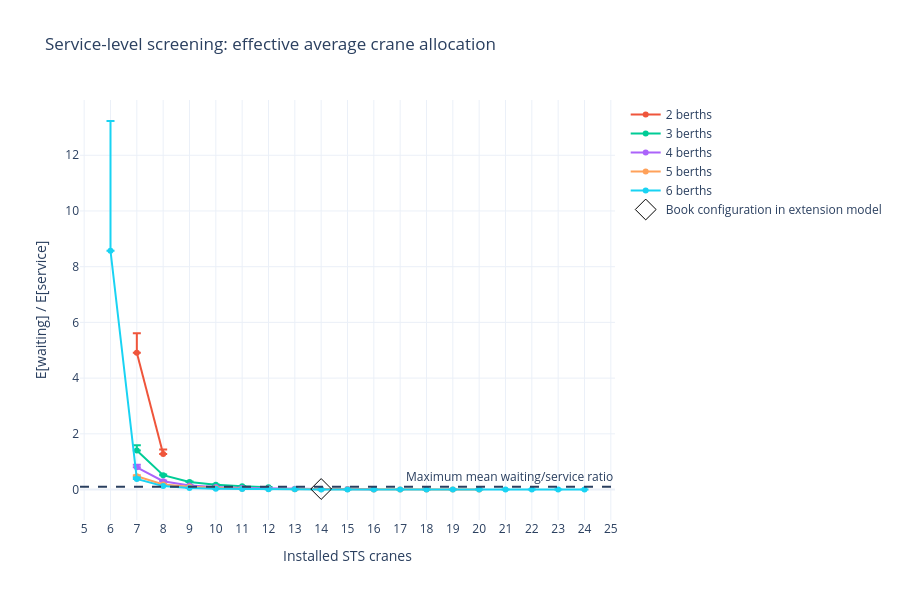
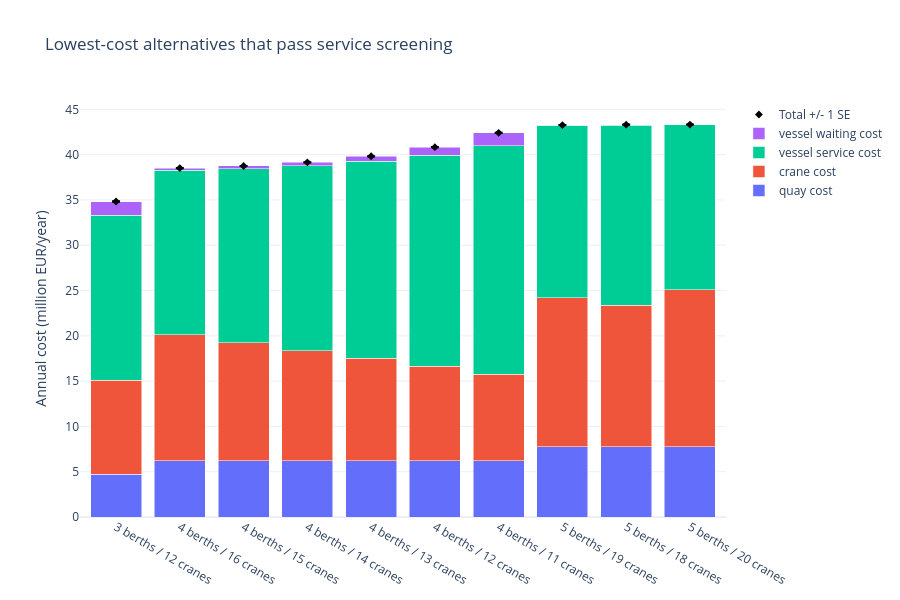

Notebook source saved alongside these figures, in order:
### Markdown cell above
## 6. Visualise the trade-off

First compare waiting/service factors with the 10% limit (or your edited target). Error bars extend upward to the one-sided screening bound. The reference 4/14 configuration is identified separately; it uses the **extension** occupancy here. The second chart shows the cost composition of the ten cheapest qualifying designs, with one-standard-error bars on total cost.

A low occupancy alone is not the objective. The chosen design must deliver acceptable service and balance quay, crane and vessel costs.

### Code cell
service_fig = go.Figure()
for n in berth_candidates:
    measured = designs.xs(n, level='berths')
    measured = measured[measured['stable']]
    service_fig.add_scatter(x=measured.index, y=measured['waiting factor'], mode='lines+markers',
                            name=f'{n} berths', error_y=dict(type='data', symmetric=False,
                            array=critical_value * measured['factor standard error'], arrayminus=np.zeros(len(measured))))
service_fig.add_hline(y=max_waiting_factor, line_dash='dash', annotation_text='Maximum mean waiting/service ratio')
if (4, 14) in designs.index and designs.loc[(4, 14), 'stable']:
    service_fig.add_scatter(x=[14], y=[designs.loc[(4, 14), 'waiting factor']], mode='markers',
                            marker=dict(symbol='diamond-open', size=16, color='black'), name='Book configuration in extension model')
service_fig.update_layout(title='Service-level screening: effective average crane allocation',
                          xaxis=dict(title='Installed STS cranes', dtick=1), yaxis_title='E[waiting] / E[service]',
                          template='plotly_white', height=600)
service_fig.show()

top = shortlist.head(10)
labels = [f'{n} berths / {k} cranes' for n, k in top.index]
cost_fig = go.Figure()
for column in cost_columns:
    cost_fig.add_bar(x=labels, y=top[column] / 1e6, name=column.replace(' (EUR/year)', ''))
cost_fig.add_scatter(x=labels, y=top['total cost (EUR/year)'] / 1e6, mode='markers',
                     marker=dict(color='black', symbol='diamond'), name='Total +/- 1 SE',
                     error_y=dict(type='data', array=top['cost standard error (EUR/year)'] / 1e6))
cost_fig.update_layout(title='Lowest-cost alternatives that pass service screening', barmode='stack',
                       yaxis_title='Annual cost (million EUR/year)', template='plotly_white', height=600)
cost_fig.show()

### Figure 1 — Plotly figure (JSON) as saved in the notebook; plotly's stock layout.template omitted (floating-point values rounded to 4 significant figures)
{"data": [{"error_y": {"array": [], "arrayminus": [], "symmetric": false, "type": "data"}, "mode": "lines+markers", "name": "1 berths", "type": "scatter", "x": [], "y": []}, {"error_y": {"array": [0.7045, 0.1646], "arrayminus": [0.0, 0.0], "symmetric": false, "type": "data"}, "mode": "lines+markers", "name": "2 berths", "type": "scatter", "x": [7, 8], "y": [4.907, 1.276]}, {"error_y": {"array": [0.1844, 0.02052, 0.01523, 0.004915, 0.005031, 0.003885], "arrayminus": [0.0, 0.0, 0.0, 0.0, 0.0, 0.0], "symmetric": false, "type": "data"}, "mode": "lines+markers", "name": "3 berths", "type": "scatter", "x": [7, 8, 9, 10, 11, 12], "y": [1.403, 0.5161, 0.2701, 0.1754, 0.1173, 0.0829]}, {"error_y": {"array": [0.09042, 0.02787, 0.01359, 0.004407, 0.001977, 0.001332, 0.001766, 0.001735, 0.0009791, 0.0007955], "arrayminus": [0.0, 0.0, 0.0, 0.0, 0.0, 0.0, 0.0, 0.0, 0.0, 0.0], "symmetric": false, "type": "data"}, "mode": "lines+markers", "name": "4 berths", "type": "scatter", "x": [7, 8, 9, 10, 11, 12, 13, 14, 15, 16], "y": [0.7958, 0.2989, 0.1467, 0.08758, 0.05755, 0.03712, 0.02621, 0.01903, 0.01489, 0.01139]}, {"error_y": {"array": [0.03798, 0.01464, 0.003179, 0.002557, 0.003243, 0.001117, 0.001625, 0.001556, 0.0005308, 0.0006204, 0.0003215, 0.0002731, 0.0004404, 0.000288], "arrayminus": [0.0, 0.0, 0.0, 0.0, 0.0, 0.0, 0.0, 0.0, 0.0, 0.0, 0.0, 0.0, 0.0, 0.0], "symmetric": false, "type": "data"}, "mode": "lines+markers", "name": "5 berths", "type": "scatter", "x": [7, 8, 9, 10, 11, 12, 13, 14, 15, 16, 17, 18, 19, 20], "y": [0.4789, 0.183, 0.09603, 0.05253, 0.0304, 0.01868, 0.01283, 0.009373, 0.006572, 0.004764, 0.003191, 0.002445, 0.001929, 0.001409]}, {"error_y": {"array": [4.658, 0.0563, 0.007749, 0.003298, 0.001697, 0.002873, 0.0008333, 0.000486, 0.0005216, 0.0002246, 8.632e-05, 0.0001411, 0.0001363, 0.0001952, 0.0001234, 8.976e-05, 8.086e-05, 6.864e-05, 0.0002224], "arrayminus": [0.0, 0.0, 0.0, 0.0, 0.0, 0.0, 0.0, 0.0, 0.0, 0.0, 0.0, 0.0, 0.0, 0.0, 0.0, 0.0, 0.0, 0.0, 0.0], "symmetric": false, "type": "data"}, "mode": "lines+markers", "name": "6 berths", "type": "scatter", "x": [6, 7, 8, 9, 10, 11, 12, 13, 14, 15, 16, 17, 18, 19, 20, 21, 22, 23, 24], "y": [8.572, 0.3783, 0.1224, 0.05483, 0.0304, 0.01704, 0.01041, 0.006498, 0.004151, 0.002533, 0.002032, 0.001375, 0.001061, 0.0006997, 0.00053, 0.0002943, 0.0002837, 0.0001969, 0.0002186]}, {"marker": {"color": "black", "size": 16, "symbol": "diamond-open"}, "mode": "markers", "name": "Book configuration in extension model", "type": "scatter", "x": [14], "y": [0.01903]}], "layout": {"annotations": [{"showarrow": false, "text": "Maximum mean waiting/service ratio", "x": 1, "xanchor": "right", "xref": "x domain", "y": 0.1, "yanchor": "bottom", "yref": "y"}], "height": 600, "shapes": [{"line": {"dash": "dash"}, "type": "line", "x0": 0, "x1": 1, "xref": "x domain", "y0": 0.1, "y1": 0.1, "yref": "y"}], "title": {"text": "Service-level screening: effective average crane allocation"}, "xaxis": {"dtick": 1, "title": {"text": "Installed STS cranes"}}, "yaxis": {"title": {"text": "E[waiting] / E[service]"}}}}

### Figure 2 — Plotly figure (JSON) as saved in the notebook; plotly's stock layout.template omitted (floating-point values rounded to 4 significant figures)
{"data": [{"name": "quay cost", "type": "bar", "x": ["3 berths / 12 cranes", "4 berths / 16 cranes", "4 berths / 15 cranes", "4 berths / 14 cranes", "4 berths / 13 cranes", "4 berths / 12 cranes", "4 berths / 11 cranes", "5 berths / 19 cranes", "5 berths / 18 cranes", "5 berths / 20 cranes"], "y": [4.703, 6.219, 6.219, 6.219, 6.219, 6.219, 6.219, 7.735, 7.735, 7.735]}, {"name": "crane cost", "type": "bar", "x": ["3 berths / 12 cranes", "4 berths / 16 cranes", "4 berths / 15 cranes", "4 berths / 14 cranes", "4 berths / 13 cranes", "4 berths / 12 cranes", "4 berths / 11 cranes", "5 berths / 19 cranes", "5 berths / 18 cranes", "5 berths / 20 cranes"], "y": [10.41, 13.88, 13.01, 12.15, 11.28, 10.41, 9.544, 16.48, 15.62, 17.35]}, {"name": "vessel service cost", "type": "bar", "x": ["3 berths / 12 cranes", "4 berths / 16 cranes", "4 berths / 15 cranes", "4 berths / 14 cranes", "4 berths / 13 cranes", "4 berths / 12 cranes", "4 berths / 11 cranes", "5 berths / 19 cranes", "5 berths / 18 cranes", "5 berths / 20 cranes"], "y": [18.2, 18.2, 19.23, 20.4, 21.75, 23.33, 25.19, 19.01, 19.91, 18.2]}, {"name": "vessel waiting cost", "type": "bar", "x": ["3 berths / 12 cranes", "4 berths / 16 cranes", "4 berths / 15 cranes", "4 berths / 14 cranes", "4 berths / 13 cranes", "4 berths / 12 cranes", "4 berths / 11 cranes", "5 berths / 19 cranes", "5 berths / 18 cranes", "5 berths / 20 cranes"], "y": [1.509, 0.2074, 0.2864, 0.3883, 0.5702, 0.866, 1.45, 0.03667, 0.04868, 0.02564]}, {"error_y": {"array": [0.03005, 0.006153, 0.008, 0.01504, 0.01632, 0.0132, 0.02116, 0.003558, 0.00231, 0.002228], "type": "data"}, "marker": {"color": "black", "symbol": "diamond"}, "mode": "markers", "name": "Total +/- 1 SE", "type": "scatter", "x": ["3 berths / 12 cranes", "4 berths / 16 cranes", "4 berths / 15 cranes", "4 berths / 14 cranes", "4 berths / 13 cranes", "4 berths / 12 cranes", "4 berths / 11 cranes", "5 berths / 19 cranes", "5 berths / 18 cranes", "5 berths / 20 cranes"], "y": [34.83, 38.51, 38.75, 39.15, 39.82, 40.83, 42.41, 43.27, 43.31, 43.32]}], "layout": {"barmode": "stack", "height": 600, "title": {"text": "Lowest-cost alternatives that pass service screening"}, "yaxis": {"title": {"text": "Annual cost (million EUR/year)"}}}}
